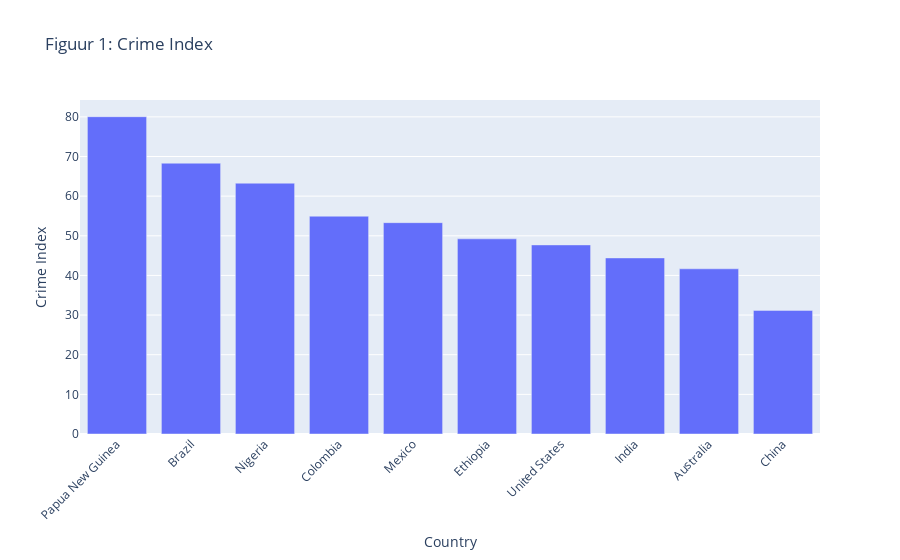

Notebook cell for this chart:
### Markdown cell above
# 1. Introductie
In de afgelopen 20 jaar is er volgens verschillende rapporten van de Verenigde Naties een wereldwijde toename van criminaliteit.  De toename van criminaliteit vindt plaats op alle niveaus, van straatcriminaliteit tot georganiseerde misdaad (“World crime trends and emerging issues and responses in the field of crime prevention and criminal justice”, 2015). Criminaliteit heeft enorme impact op de individuele veiligheid van burgers in een land maar kan ook een heel land in de greep houden. In het jaar 2020 vond er in de criminaliteit een wereldwijde toename plaats van 0,75 procent. Toch is er een substantieel verschil in de soorten delicten die er gepleegd worden per werelddeel. Zuid-Amerika heeft veel te kampen met drugscriminaliteit terwijl Noord-Amerika veel te kampen heeft met wapengeweld in grote steden. Ieder jaar wordt er een crime index opgesteld hierin wordt is het aantal criminele activiteiten in een land berekend ten opzichte van het aantal inwoners. Figuur 1 bevat 10 landen wereldwijd en hierin is de crime index van het jaar 2020 berekend. Deze 10 landen zijn geselecteerd op inwonersaantal en op continent. Op de x-as bevinden zich de landen en op de y-as de waarden van de crime index.

### Code cell
import pandas as pd
import plotly.graph_objects as go

# Read the CSV file
data = pd.read_csv('crime_index_by_country (Introductie).csv')

# Get the column names containing the data for each chart
chart_columns = data.columns[1:]

# Generate bar charts for each column
for column in chart_columns:
    # Extract country names from the 'Country' column
    countries = data['Country'].tolist()

    # Get the values for the current column
    values = data[column].tolist()

    # Create a bar chart using Plotly
    fig = go.Figure(data=[go.Bar(x=countries, y=values)])
    fig.update_layout(xaxis_tickangle=-45, xaxis_title='Country', yaxis_title='Crime Index', title=f'Figuur 1: {column}')
    fig.show()

### Figure 1 — Plotly figure (JSON) as saved in the notebook; plotly's stock layout.template omitted (floating-point values rounded to 4 significant figures)
{"data": [{"type": "bar", "x": ["Papua New Guinea", "Brazil", "Nigeria", "Colombia", "Mexico", "Ethiopia", "United States", "India", "Australia", "China"], "y": [80.04, 68.31, 63.27, 54.94, 53.31, 49.23, 47.7, 44.42, 41.67, 31.18]}], "layout": {"title": {"text": "Figuur 1: Crime Index"}, "xaxis": {"tickangle": -45, "title": {"text": "Country"}}, "yaxis": {"title": {"text": "Crime Index"}}}}
